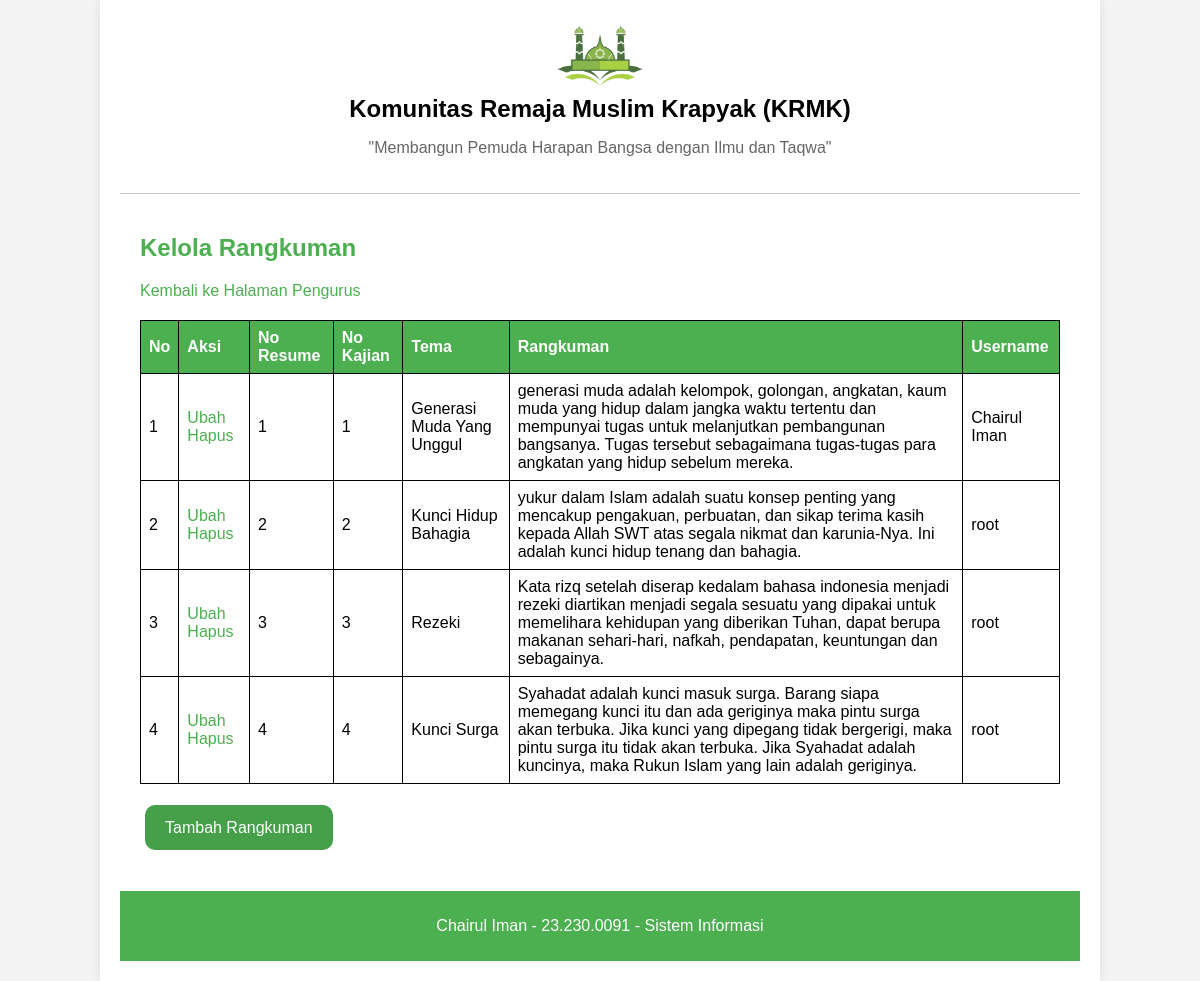
The page /kelola_rangkuman.php on the database its author committed.
### tables this page shows
CREATE TABLE `rangkuman_ceramah` (
  `id` int(11) NOT NULL,
  `no_resume` varchar(255) NOT NULL,
  `no_kajian` varchar(255) NOT NULL,
  `tema` varchar(255) NOT NULL,
  `rangkuman` text NOT NULL,
  `username` varchar(255) NOT NULL
);

### kelola_rangkuman.php (the view, shortened to what this page needs)
<?php
include ('koneksi.php');
$sql = "SELECT * FROM rangkuman_ceramah";
$result = $conn->query($sql);
?>
<!DOCTYPE html>
<html lang="en">
<head>
    <link rel="stylesheet" href="style.css">
</head>
<body>
    <div class="container">
        <header>
            <img src="images/logo2.png" alt="KRMK Logo" class="logo">
            <h1>Komunitas Remaja Muslim Krapyak (KRMK)</h1>
            <p>"Membangun Pemuda Harapan Bangsa dengan Ilmu dan Taqwa"</p>
        </header>
        <main>
            <h2>Kelola Rangkuman</h2>
            <a href="dashboard_pengurus.php">Kembali ke Halaman Pengurus</a>
            <table>
                <thead>
                    <tr>
                        <th>No</th>
                        <th>Aksi</th>
                        <th>No Resume</th>
                        <th>No Kajian</th>
                        <th>Tema</th>
                        <th>Rangkuman</th>
                        <th>Username</th>
                    </tr>
                </thead>
                <tbody>
                    <?php
                    if ($result->num_rows > 0) {
                        $no=1;
                        while($row = $result->fetch_assoc()) {
                            echo "<tr>
                                    <td>" . $no++. "</td>
                                    <td>
                                        <a href='edit_rangkuman.php?id=" . $row["id"] . "'>Ubah</a>
                                        <a href='delete_rangkuman.php?id=" . $row["id"] . "'>Hapus</a>
                                    </td>
                                    <td>" . $row["no_resume"]. "</td>
                                    <td>" . $row["no_kajian"]. "</td>
                                    <td>" . $row["tema"]. "</td>
                                    <td>" . $row["rangkuman"]. "</td>
                                    <td>" . $row["username"]. "</td>
                                  </tr>";
                        }
                    } else {
                        echo "<tr><td colspan='7'>No records found</td></tr>";
                    }
                    ?>
                </tbody>
            </table>
            <p><a href="tambah_rangkuman.php" class="btn">Tambah Rangkuman</a></p>
        </main>
        <footer>
            <p>Chairul Iman - 23.230.0091 - Sistem Informasi</p>
        </footer>
    </div>
</body>
</html>

### style.css (style rules this page uses)
body { font-family: Arial, sans-serif; background-color: #f4f4f4; margin: 0; padding: 0; }
.container { width: 80%; margin: 0 auto; background-color: #fff; padding: 20px; box-shadow: 0 0 10px rgba(0, 0, 0, 0.1); }
header { text-align: center; padding-bottom: 20px; border-bottom: 1px solid #ccc; }
.logo { max-width: 100px; }
header h1 { margin: 0; font-size: 24px; }
header p { font-size: 16px; color: #666; }
main { padding: 20px; }
main h2 { color: #4CAF50; }
main p { line-height: 1.6; }
main a { color: #4CAF50; text-decoration: none; }
table { width: 100%; border-collapse: collapse; }
table, th, td { border: 1px solid black; }
th, td { padding: 15px; text-align: left; }
th { background-color: #4CAF50; color: white; }
footer { text-align: center; padding: 10px; background-color: #4CAF50; color: white; }

### kelola_rangkuman.php (style rules this page uses)
table { width: 100%; border-collapse: collapse; margin-top: 20px; }
table, th, td { padding: 8px; }
table th { text-align: left; }
.btn { display: inline-block; padding: 10px 20px; font-size: 16px; color: white; background-color: #45a049; border: none; border-radius: 10px; text-align: center; text-decoration: none; cursor: pointer; transition: background-color 0.3s ease; margin: 5px; }

### rows shown on the page
rangkuman_ceramah: no_resume "1", no_kajian "1", tema "Generasi Muda Yang Unggul", rangkuman "generasi muda adalah kelompok, golongan, angkatan, kaum muda yang hidup dalam jangka waktu tertentu dan mempunyai tugas untuk melanjutkan pembangunan bangsanya. Tugas tersebut sebagaimana tugas-tugas para angkatan yang hidup sebelum mereka.", username "Chairul Iman"
rangkuman_ceramah: no_resume "2", no_kajian "2", tema "Kunci Hidup Bahagia", rangkuman "yukur dalam Islam adalah suatu konsep penting yang mencakup pengakuan, perbuatan, dan sikap terima kasih kepada Allah SWT atas segala nikmat dan karunia-Nya. Ini adalah kunci hidup tenang dan bahagia.", username "root"
rangkuman_ceramah: no_resume "3", no_kajian "3", tema "Rezeki", rangkuman "Kata rizq setelah diserap kedalam bahasa indonesia menjadi rezeki diartikan menjadi segala sesuatu yang dipakai untuk memelihara kehidupan yang diberikan Tuhan, dapat berupa makanan sehari-hari, nafkah, pendapatan, keuntungan dan sebagainya.", username "root"
rangkuman_ceramah: no_resume "4", no_kajian "4", tema "Kunci Surga", rangkuman "Syahadat adalah kunci masuk surga. Barang siapa memegang kunci itu dan ada geriginya maka pintu surga akan terbuka. Jika kunci yang dipegang tidak bergerigi, maka pintu surga itu tidak akan terbuka. Jika Syahadat adalah kuncinya, maka Rukun Islam yang lain adalah geriginya.", username "root"
